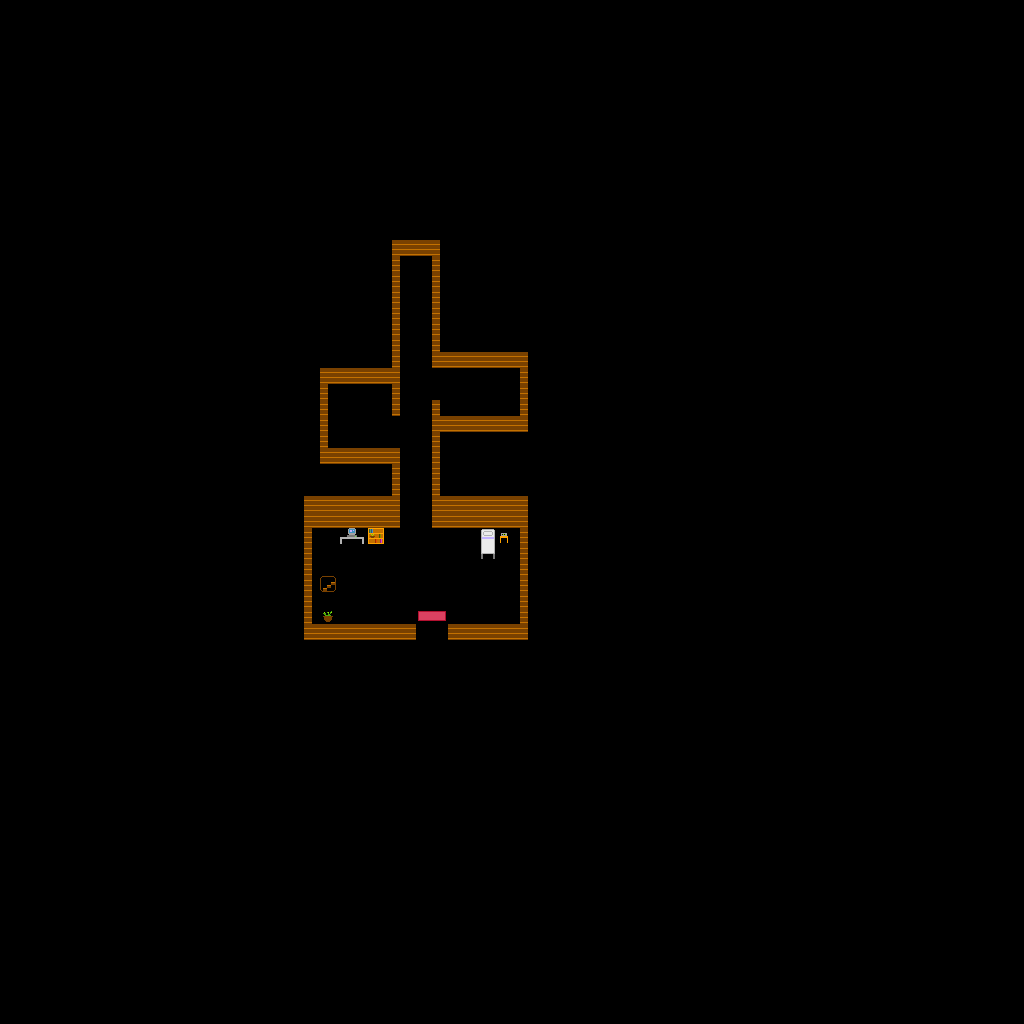

A 2D game scene composited from a Tiled map and its tileset images. What follows is a short description and the map's XML, with each tile layer's data collapsed to a summary:
An orthogonal 64x64 tile map with 16x16 px tiles, 2 tile layers (main, collision) and 9 objects (cabin_computer, basement, basement_to_cabin, suburb, note, ...).

<map version="1.8" tiledversion="1.8.0" orientation="orthogonal" renderorder="right-down" width="64" height="64" tilewidth="16" tileheight="16" infinite="0" nextlayerid="13" nextobjectid="18">
 <tileset firstgid="1" source="tileset.tsx" />
 <layer id="1" name="main" width="64" height="64">
  <data>[4096 cells, 4096 non-empty, 3 distinct tile ids]</data>
 </layer>
 <objectgroup id="4" name="cabin_computer">
  <object id="4" name="cabin_computer" x="345.633" y="538.614" width="12.993" height="9.45527" />
 </objectgroup>
 <objectgroup id="6" name="basement">
  <object id="7" name="basement" x="320.25" y="575.25" width="21.25" height="19" />
 </objectgroup>
 <objectgroup id="7" name="spawn">
  <object id="9" name="basement_to_cabin" x="348.5" y="580" width="16.5" height="10.75" />
 </objectgroup>
 <objectgroup id="3" name="suburb">
  <object id="1" name="suburb" x="420.011" y="622.826" width="24.1293" height="17.6143" />
 </objectgroup>
 <layer id="2" name="collision" width="64" height="64">
  <data>[4096 cells, 111 non-empty, 11 distinct tile ids]</data>
 </layer>
 <objectgroup id="9" name="first_aid_kit_note">
  <object id="12" name="note" x="458" y="400" width="12.25" height="11.5" />
 </objectgroup>
 <objectgroup id="8" name="items">
  <object id="11" name="first_aid_kit" x="487.5" y="377.5" width="17" height="13.5" />
  <object id="13" name="money" x="338" y="391.75" width="14.25" height="13.75">
   <properties>
    <property name="amount" value="3" />
   </properties>
  </object>
  <object id="14" name="ammo" x="408.75" y="260.75" width="16" height="10.75" />
 </objectgroup>
 <objectgroup id="12" name="save">
  <object id="17" name="save" x="466.5" y="532.75" width="17" height="15.25" />
 </objectgroup>
</map>
